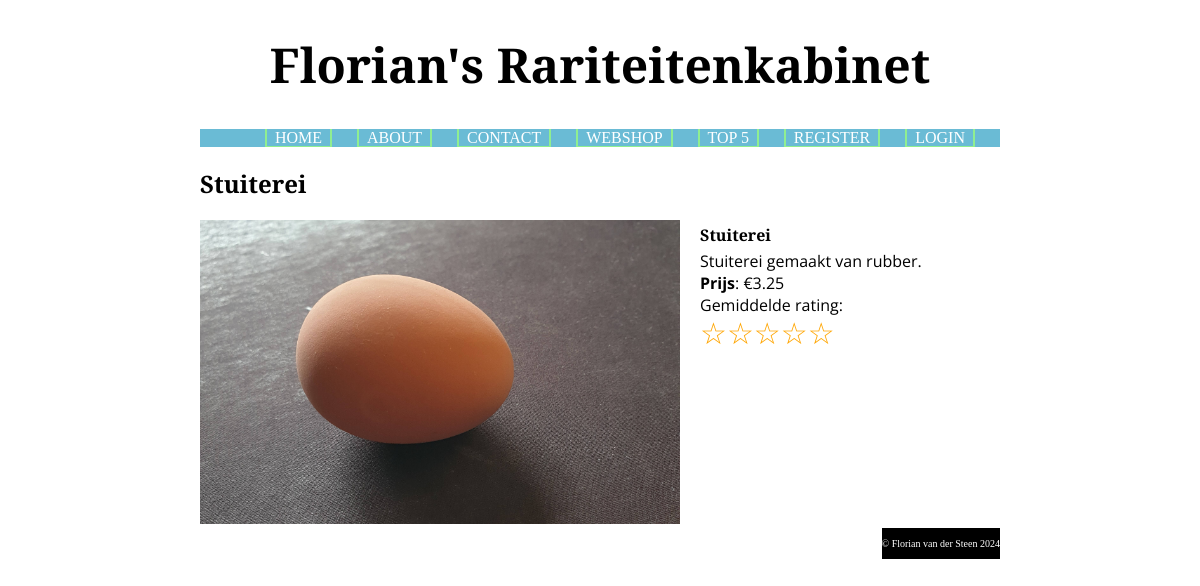
The app's page /index.php?page=detail&detail=4 with its own data.
### tables this page shows
CREATE TABLE `products` (
  `id` int(11) NOT NULL,
  `name` text NOT NULL,
  `description` text NOT NULL,
  `price` int(255) NOT NULL,
  `fname` text NOT NULL
);

### controllers/PageController.php (called while the page is built, shortened)
<?php
require_once("models/PageModel.php");
class PageController {
    private $model;
    private $modelFactory;
    public function __construct($modelFactory) {
        $this->modelFactory = $modelFactory;
        $this->model = $this->modelFactory->createModel('page');
    }
    public function handleRequest() {
        $this->processRequest();
        $this->showResponse();
    }
    private function getRequest() {
        $this->model->getRequestedPage();
    }
    private function processRequest() {
        switch ($this->model->page) {
            case "detail":
                require_once("models/ProductModel.php");
                $this->model = $this->modelFactory->createModel("product");
                $this->model->getDetailProduct();
                $this->model->handleCartAction();
                break;
        }
    }
    private function showResponse() {
        $this->model->createMenu();
        $this->model->setTitle();
        $view = NULL;
        switch ($this->model->page) {
            case "detail":
                include_once("views/DetailDoc.php");
                $view = new DetailDoc($this->model);
                break;
        }
        $view->show();
    }
}

### index.php (called while the page is built, shortened)
<?php
require_once("controllers/PageController.php");
require_once("CRUDFactory.php");
require_once("CRUD.php");
$crud = new CRUD();
$crudFactory = new CRUDFactory($crud);
$modelFactory = new ModelFactory($crudFactory);
$controller = new PageController($modelFactory);
$controller->handleRequest();

### models/ProductModel.php (called while the page is built, shortened)
<?php
require_once("PageModel.php");
class ProductModel extends PageModel {
    public $crud;
    public function __construct($pageModel, ProductCRUD $crud) {
        $this->crud = $crud;
    }
    public function getDetailProduct() {
        if ($this->isPost) {
            $productId = $this->getPostVar("productId");
        }
        else {
           $productId = $this->getGetVar("detail");
        }
        try {
            $this->products = $this->crud->readProductsByIDs([$productId]);
        }
        catch (Exception $e) {
            $this->errors["general"] = "Er is een technische storing. Probeer het later nogmaals.";
            $this->logError("Shop load failed. MySQL err:" . $e->getMessage());
        }
    }
}

### models/PageModel.php (called while the page is built, shortened)
<?php
class PageModel {
    public function getGetVar($key, $default="") {
        $value = filter_input(INPUT_GET, $key, FILTER_SANITIZE_SPECIAL_CHARS);
        return isset($value) ? trim($value) : $default;
    }
}

### ProductCRUD.php (called while the page is built, shortened)
<?php
class ProductCRUD {
    private $crud;
    public function __construct(CRUD $crud) {
        $this->crud = $crud;
    }
    public function readProductsByIDs($ids) {
        $namedParams = "";
        $params = array();
        for($i=0; $i < count($ids); $i++) {
            $namedParams .= ":id" . $i . ",";
            $params[":id" . $i] = $ids[$i];
        }
        $namedParams[-1] = ")";
        $sql = 'SELECT * FROM products WHERE id IN (' . $namedParams . ';';
        $rows = $this->crud->readMultipleRows($sql, $params);
        return $rows;
    }
}

### CRUD.php (called while the page is built, shortened)
<?php
class CRUD {
    private $pdo;
    public function __construct() {
        $servername = getenv("MYSQL_FLORIAN_WEBSHOP_HOST");
        $dbname = getenv("MYSQL_FLORIAN_WEBSHOP_DATABASE");
        $username = getenv("MYSQL_FLORIAN_WEBSHOP_USER");
        $password = getenv("MYSQL_FLORIAN_WEBSHOP_PASSWORD");
        $port = getenv('MYSQL_SERVER_PORT');
        try {
            $this->pdo = new PDO("mysql:host=$servername;dbname=$dbname;port=$port", $username, $password);
            $this->pdo->setAttribute(PDO::ATTR_ERRMODE, PDO::ERRMODE_EXCEPTION);
        }
        catch(PDOException $e) {
            echo "Connection failed:" .  $e->getMessage();
        }
    }
    private function bindParams($stmt, $params) {
        foreach($params as $varName=>$value) {
            if (is_int($value)) {
                $stmt->bindValue($varName, $value, PDO::PARAM_INT);
            }
            else {
                $stmt->bindValue($varName, $value);
            }
        }
    }
    public function readMultipleRows($sql, $params) {
        try {
            $stmt = $this->pdo->prepare($sql);
            $this->bindParams($stmt, $params);
            $stmt->execute();
            $stmt->setFetchMode(PDO::FETCH_OBJ);
            $rows = $stmt->fetchAll();
            return $rows;
        }
        catch (PDOException $e) {
            echo "Retrieval failed: " . $e->getMessage();
        }
    }
}

### views/DetailDoc.php (the view, shortened to what this page needs)
<?php
class DetailDoc extends ProductDoc {
    protected function showContent() {
        $product = $this->model->products[0];
        echo '<div class="detail">';
        echo '<h2>' . $product->name . '</h2>';
        echo '<img src="Images/' . $product->fname . '" alt="' . $product->description . '">';
        echo '<div class="detail-info">';
        echo '<h4>' . $product->name . '</h4>';
        echo '<p>' . $product->description . '<br><b>Prijs</b>: &euro;' . $product->price / 100 . '<br> Gemiddelde rating: </p>';
        echo '<div class="ratingStars">';
        for ($i = 1; $i <= 5; $i++) {
            echo '<span id="star-' . $i . '">&star;</span>';
        }
        echo '</div>';
        echo '</div>';
        echo '</div>';
    }
    protected function showStyleLinks() {
        echo '<link rel="stylesheet" type="text/css" href="css/styles.css">';
        echo '<link rel="stylesheet" href="https://cdnjs.cloudflare.com/ajax/libs/font-awesome/4.7.0/css/font-awesome.min.css">';
    }
}

### css/styles.css (style rules this page uses)
body { width: 800px; margin: auto; background-color: white; }
h2, h3, h4 { font-family: "Merriweather", serif; }
.detail img { width: 60%; height: 60%; display: inline-block; margin-right: 10px; }
.detail p { font-family: "Open Sans", sans-serif; margin-top: 4px; margin-bottom: 0px; }
.detail h4 { margin-bottom: 4px; margin-top: 4px; }
.detail-info { display: inline-block; width: 35%; vertical-align: top; margin-left: 10px; }
.ratingStars span { font-size: 30px; color: orange; cursor: pointer; }
.ratingStars { margin-bottom: 10px; }

### records on screen
products: name "Stuiterei", fname (picture), description "Stuiterei gemaakt van rubber.", $product->price/100 "3.25"

### other values on screen
$menuItem->text "HOME"
$menuItem->text "ABOUT"
$menuItem->text "CONTACT"
$menuItem->text "WEBSHOP"
$menuItem->text "TOP 5"
$menuItem->text "REGISTER"
$menuItem->text "LOGIN"
